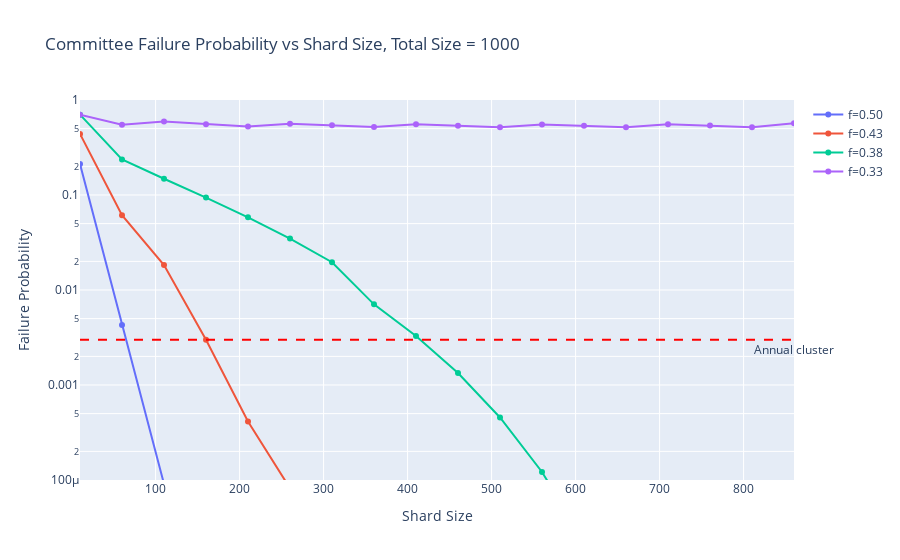

The cell this chart's notebook holds for it:
### Markdown cell above
# Estimation on the shards's failure probability

### Code cell
total_size = 1000
shard_sizes = np.arange(10, 901, 50)
shard_faulty_values = [1/2, 1/3 + 1/10, 1/3 + 1/20, 1/3]

fig = go.Figure()

for shard_faulty in shard_faulty_values:
    fail_probs = [
        committee_fail_optimized(total_size, shard_size, shard_faulty=shard_faulty, total_faulty=1/3) for shard_size in shard_sizes
    ]
    fig.add_trace(go.Scatter(x=shard_sizes,
                             y=fail_probs,
                             mode='lines+markers',
                             name=f'f={shard_faulty:.2f}'))

fig.update_layout(
    title=f"Committee Failure Probability vs Shard Size, Total Size = {total_size}",
    xaxis_title="Shard Size",
    yaxis_title="Failure Probability",
    yaxis_type="log",
    xaxis=dict(range=[min(shard_sizes), max(shard_sizes)]),
    yaxis=dict(range=[np.log10(min(min(fail_probs), 1e-4)), 0])
)

fig.add_shape(type="line", x0=min(shard_sizes), x1=max(shard_sizes), y0=1e-7, y1=1e-7,
              line=dict(color="RoyalBlue", width=2, dash="dash"),
              name="Millennium cluster")

fig.add_annotation(
    x=max(shard_sizes), y=np.log10(1e-7),
    text="Millennium cluster",
    showarrow=False,
    yshift=-10
)

fig.add_shape(type="line", x0=min(shard_sizes), x1=max(shard_sizes), y0=3e-3, y1=3e-3,
              line=dict(color="Red", width=2, dash="dash"),
              name="Annual cluster")

fig.add_annotation(
    x=max(shard_sizes), y=np.log10(3e-3),
    text="Annual cluster",
    showarrow=False,
    yshift=-10
)

fig.show()

### Figure 1 — Plotly figure (JSON) as saved in the notebook; plotly's stock layout.template omitted (floating-point values rounded to 4 significant figures)
{"data": [{"mode": "lines+markers", "name": "f=0.50", "type": "scatter", "x": [10, 60, 110, 160, 210, 260, 310, 360, 410, 460, 510, 560, 610, 660, 710, 760, 810, 860], "y": [0.2114, 0.004287, 9.097e-05, 1.342e-06, 1.184e-08, 5.381e-11, 1.047e-13, 6.787e-17, 1.023e-20, 2.078e-25, 2.337e-31, 2.887e-39, 1.109e-50, 1.684e-71, 0, 0, 0, 0]}, {"mode": "lines+markers", "name": "f=0.43", "type": "scatter", "x": [10, 60, 110, 160, 210, 260, 310, 360, 410, 460, 510, 560, 610, 660, 710, 760, 810, 860], "y": [0.4398, 0.06134, 0.0183, 0.002999, 0.0004121, 8.19e-05, 6.795e-06, 3.798e-07, 2.747e-08, 5.057e-10, 3.738e-12, 2.239e-14, 7.755e-18, 1.195e-22, 3.952e-29, 4.408e-43, 0, 0]}, {"mode": "lines+markers", "name": "f=0.38", "type": "scatter", "x": [10, 60, 110, 160, 210, 260, 310, 360, 410, 460, 510, 560, 610, 660, 710, 760, 810, 860], "y": [0.7013, 0.2362, 0.1483, 0.09394, 0.05827, 0.03476, 0.01962, 0.007063, 0.003284, 0.001336, 0.000455, 0.0001214, 2.288e-05, 2.57e-06, 5.414e-08, 4.991e-10, 1.847e-13, 2.385e-21]}, {"mode": "lines+markers", "name": "f=0.33", "type": "scatter", "x": [10, 60, 110, 160, 210, 260, 310, 360, 410, 460, 510, 560, 610, 660, 710, 760, 810, 860], "y": [0.7013, 0.5484, 0.5923, 0.554, 0.5261, 0.564, 0.541, 0.5203, 0.5553, 0.5362, 0.5177, 0.553, 0.5352, 0.5168, 0.556, 0.5381, 0.518, 0.5705]}], "layout": {"annotations": [{"showarrow": false, "text": "Millennium cluster", "x": 860, "y": -7, "yshift": -10}, {"showarrow": false, "text": "Annual cluster", "x": 860, "y": -2.523, "yshift": -10}], "shapes": [{"line": {"color": "RoyalBlue", "dash": "dash", "width": 2}, "name": "Millennium cluster", "type": "line", "x0": 10, "x1": 860, "y0": 1e-07, "y1": 1e-07}, {"line": {"color": "Red", "dash": "dash", "width": 2}, "name": "Annual cluster", "type": "line", "x0": 10, "x1": 860, "y0": 0.003, "y1": 0.003}], "title": {"text": "Committee Failure Probability vs Shard Size, Total Size = 1000"}, "xaxis": {"range": [10, 860], "title": {"text": "Shard Size"}}, "yaxis": {"range": [-4, 0], "title": {"text": "Failure Probability"}, "type": "log"}}}
